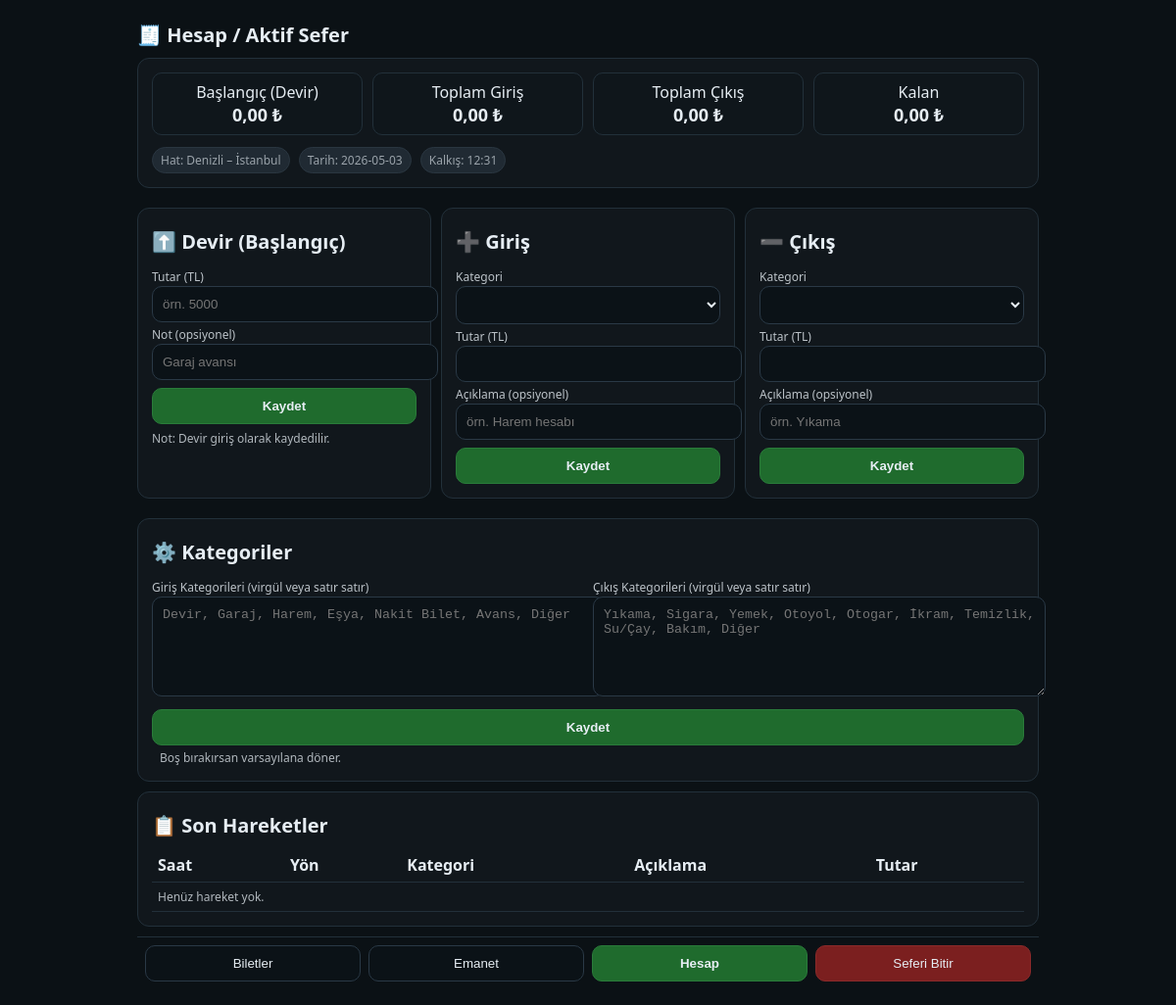
The app's page /olaylar (signed in) with its own data.
### tables this page shows
CREATE TABLE trips(
            id INTEGER PRIMARY KEY,
            date TEXT,
            route TEXT,
            departure_time TEXT,
            plate TEXT,
            captain1 TEXT,
            captain2 TEXT,
            attendant TEXT,
            note TEXT
        );

### modules/reports_panel.py (the view)
    def events_page():
        get_active_trip = deps.get("get_active_trip")
        tid = get_active_trip() if callable(get_active_trip) else None
        sums = {"devir": 0, "giris": 0, "cikis": 0, "kalan": 0}
        trip = {}
        if tid:
            db = get_db()
            trip_row = db.execute("SELECT * FROM trips WHERE id=?", (tid,)).fetchone()
            trip = dict(trip_row) if trip_row else {}
            try:
                if hasattr(app, "cash_sums"):
                    sums = dict(app.cash_sums(tid))
            except Exception:
                pass
        return render_template("events.html", sums=sums, trip=trip)

### app.py (called while the page is built)
def ensure_admin_profile_table(db):
    db.execute("""
        CREATE TABLE IF NOT EXISTS admin_profile(
            id INTEGER PRIMARY KEY CHECK(id=1),
            full_name TEXT NOT NULL DEFAULT '',
            phone TEXT NOT NULL DEFAULT '',
            photo_path TEXT NOT NULL DEFAULT '',
            created_at TEXT NOT NULL DEFAULT (datetime('now','localtime')),
            updated_at TEXT NOT NULL DEFAULT (datetime('now','localtime'))
        )
    """)

def get_admin_profile():
    db = get_db()
    ensure_admin_profile_table(db)
    row = db.execute("""
        SELECT id, full_name, phone, photo_path, created_at, updated_at
        FROM admin_profile
        WHERE id=1
    """).fetchone()
    if not row:
        return None
    return {
        "id": row["id"],
        "full_name": row["full_name"] or "",
        "phone": row["phone"] or "",
        "photo_path": row["photo_path"] or "",
        "created_at": row["created_at"],
        "updated_at": row["updated_at"],
    }

def admin_profile_exists():
    prof = get_admin_profile()
    return bool(prof and prof.get("full_name"))

@app.context_processor
def inject_admin_profile():
    try:
        return {"admin_profile": get_admin_profile()}
    except Exception:
        return {"admin_profile": None}

def get_db() -> sqlite3.Connection:
    if "db" not in g:
        g.db = sqlite3.connect(DB_PATH)
        g.db.row_factory = sqlite3.Row
        g.db.execute("PRAGMA foreign_keys=ON;")
        g.db.execute("PRAGMA journal_mode=WAL;")
    return g.db

@app.template_filter("tl")
def format_tl(value):
    try:
        value = float(value)
        s = f"{value:,.2f} ₺"
        return s.replace(",", "X").replace(".", ",").replace("X", ".")
    except Exception:
        return "0,00 ₺"

def settings_get(key: str, default=None):
    row = get_db().execute("SELECT value FROM settings WHERE key=?", (key,)).fetchone()
    if not row:
        return default
    raw = row["value"]
    try:
        return json.loads(raw)
    except Exception:
        return raw

def get_active_trip() -> Optional[int]:
    row = get_db().execute("SELECT active_trip_id FROM app_state WHERE id=1").fetchone()
    return row["active_trip_id"] if row else None

def get_active_trip_row():
    tid = get_active_trip()
    if not tid:
        return None
    return get_db().execute("SELECT * FROM trips WHERE id=?", (tid,)).fetchone()

def issue_csrf() -> str:
    token = secrets.token_urlsafe(32)
    session["csrf_token"] = token
    return token

### templates/events.html (shortened to what this page needs)
<!doctype html>
<html lang="tr">
<head>
</head>
<body>
<div class="container">
  <h1>🧾 Hesap / Aktif Sefer</h1>
  <div class="card">
    <div class="kasa">
      <div class="box"><div>Başlangıç (Devir)</div><div class="num">{{ sums.devir|tl }}</div></div>
      <div class="box"><div>Toplam Giriş</div><div class="num">{{ sums.giris|tl }}</div></div>
      <div class="box"><div>Toplam Çıkış</div><div class="num">{{ sums.cikis|tl }}</div></div>
      <div class="box"><div>Kalan</div><div class="num">{{ sums.kalan|tl }}</div></div>
    </div>
    <div class="small">
      {% if trip.route %}<span class="badge">Hat: {{ trip.route }}</span>{% endif %}
      {% if trip.date %}<span class="badge">Tarih: {{ trip.date }}</span>{% endif %}
      {% if trip.departure_time %}<span class="badge">Kalkış: {{ trip.departure_time }}</span>{% endif %}
    </div>
  </div>
  <div class="grid3">
    <form class="card" method="post" action="{{ url_for('hesap_devir') }}">
      <h1>⬆️ Devir (Başlangıç)</h1>
      <div>
        <label>Tutar (TL)</label>
        <input type="number" name="amount" inputmode="numeric" min="0" placeholder="örn. 5000" required>
      </div>
      <div>
        <label>Not (opsiyonel)</label>
        <input type="text" name="note" placeholder="Garaj avansı">
      </div>
      <button class="primary" style="margin-top:8px">Kaydet</button>
      <div class="small" style="margin-top:6px">Not: Devir giriş olarak kaydedilir.</div>
    </form>
    <form class="card" method="post" action="{{ url_for('hesap_giris') }}">
      <h1>➕ Giriş</h1>
      <div>
        <label>Kategori</label>
        <select name="category">
        </select>
      </div>
      <div>
        <label>Tutar (TL)</label>
        <input type="number" name="amount" inputmode="numeric" min="0" required>
      </div>
      <div>
        <label>Açıklama (opsiyonel)</label>
        <input type="text" name="note" placeholder="örn. Harem hesabı">
      </div>
      <button class="primary" style="margin-top:8px">Kaydet</button>
    </form>
    <form class="card" method="post" action="{{ url_for('hesap_cikis') }}">
      <h1>➖ Çıkış</h1>
      <div>
        <label>Kategori</label>
        <select name="category">
        </select>
      </div>
      <div>
        <label>Tutar (TL)</label>
        <input type="number" name="amount" inputmode="numeric" min="0" required>
      </div>
      <div>
        <label>Açıklama (opsiyonel)</label>
        <input type="text" name="note" placeholder="örn. Yıkama">
      </div>
      <button class="primary" style="margin-top:8px">Kaydet</button>
    </form>
  </div>
  <form class="card" method="post" action="{{ url_for('hesap_kategoriler_kaydet') }}">
    <h1>⚙️ Kategoriler</h1>
    <div class="grid2">
      <div>
        <label>Giriş Kategorileri (virgül veya satır satır)</label>
        <textarea name="cats_in" placeholder="Devir, Garaj, Harem, Eşya, Nakit Bilet, Avans, Diğer">{{ categories_in|join(', ') }}</textarea>
      </div>
      <div>
        <label>Çıkış Kategorileri (virgül veya satır satır)</label>
        <textarea name="cats_out" placeholder="Yıkama, Sigara, Yemek, Otoyol, Otogar, İkram, Temizlik, Su/Çay, Bakım, Diğer">{{ categories_out|join(', ') }}</textarea>
      </div>
    </div>
    <div style="margin-top:8px">
      <button class="primary">Kaydet</button>
      <span class="small" style="margin-left:8px">Boş bırakırsan varsayılana döner.</span>
    </div>
  </form>
  <div class="card">
    <h1>📋 Son Hareketler</h1>
    <table class="table">
      <thead>
        <tr><th>Saat</th><th>Yön</th><th>Kategori</th><th>Açıklama</th><th>Tutar</th></tr>
      </thead>
      <tbody>
        {% for m in moves %}
          <tr>
            <td>{{ m.created_at }}</td>
            <td>{{ '+' if m.direction == '+' else '-' }}</td>
            <td>{{ m.category }}</td>
            <td>{{ m.note }}</td>
            <td>{{ m.amount|tl }}</td>
          </tr>
        {% else %}
          <tr><td colspan="5" class="small">Henüz hareket yok.</td></tr>
        {% endfor %}
      </tbody>
    </table>
  </div>
  <div class="footerbar">
    <a href="{{ url_for('seats_page') }}"><button>Biletler</button></a>
    <a href="{{ url_for('consignments_page') }}"><button>Emanet</button></a>
    <a href="{{ url_for('hesap_page') }}"><button class="primary">Hesap</button></a>
    <form method="post" action="{{ url_for('end_trip') }}" style="margin:0">
      <button class="danger">Seferi Bitir</button>
    </form>
  </div>
</div>
</body>
</html>

### templates/events.html (style rules this page uses)
body { font-family:system-ui,-apple-system,Roboto;background:#0b1115;color:#e6edf3;margin:0 }
.container { max-width:920px;margin:auto;padding:16px }
.card { background:#11171c;border:1px solid #22303a;border-radius:12px;padding:14px;margin:10px 0 }
h1 { font-size:20px;font-weight:700;margin:6px 0 10px }
label { font-size:12px;opacity:.8 }
input,select,button,textarea { width:100%;padding:10px;border-radius:10px;border:1px solid #2a3946;background:#0b1217;color:#e6edf3 }
textarea { min-height:80px;resize:vertical }
button.primary { background:#1f6b2d;border-color:#2a7b3a;font-weight:700 }
button.danger { background:#7b1f1f;border-color:#8a2a2a }
.grid2 { display:grid;grid-template-columns:1fr 1fr;gap:10px }
.grid3 { display:grid;grid-template-columns:repeat(3,1fr);gap:10px }
.kasa { display:grid;grid-template-columns:repeat(4,1fr);gap:10px;margin-bottom:12px }
.kasa .box { background:#0f161b;border:1px solid #22303a;border-radius:10px;padding:8px;text-align:center }
.kasa .num { font-size:18px;font-weight:700 }
.badge { display:inline-block;background:#25313b;border:1px solid #33414d;color:#c8d1d9;padding:4px 8px;border-radius:999px;font-size:12px;margin-right:6px }
.table { width:100%;border-collapse:collapse }
.table th,.table td { border-bottom:1px solid #22303a;padding:6px;text-align:left }
.footerbar { position:sticky;bottom:0;background:#0b1115;border-top:1px solid #22303a;padding:8px;display:grid;grid-template-columns:repeat(4,1fr);gap:8px }
.small { font-size:12px;opacity:.75 }

### records on screen
trips: route "Denizli – İstanbul", date "2026-05-03", departure_time "12:31"

### other values on screen
{{ sums.devir|tl }} "0,00 ₺"
{{ sums.giris|tl }} "0,00 ₺"
{{ sums.cikis|tl }} "0,00 ₺"
{{ sums.kalan|tl }} "0,00 ₺"
